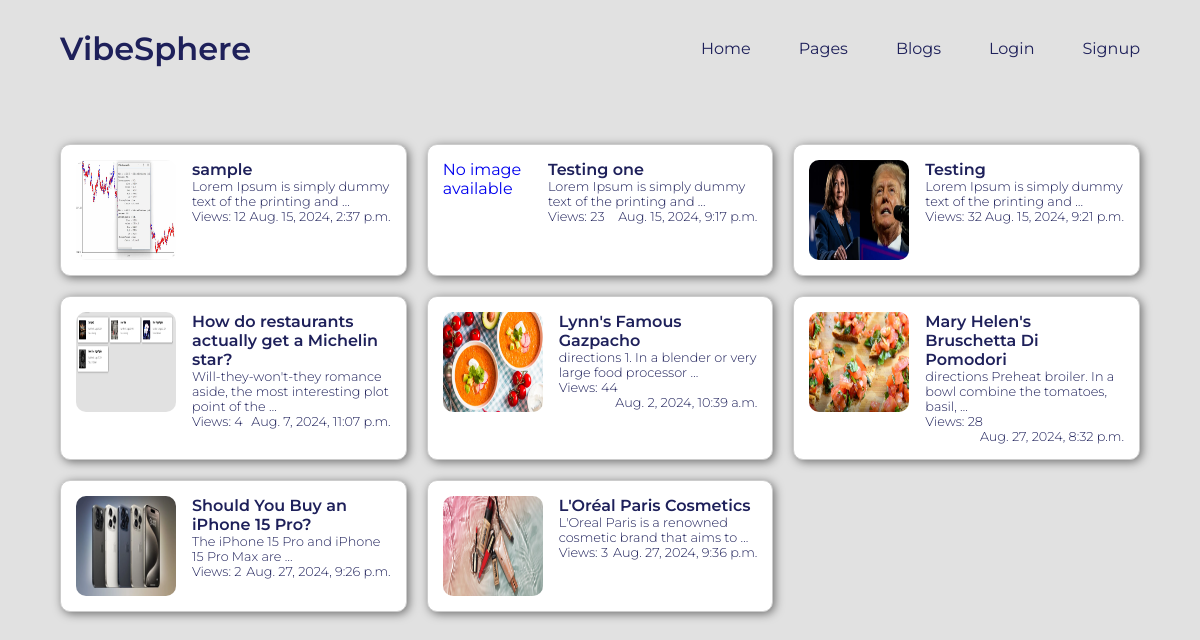
The page /articles/ on the database as committed earlier.
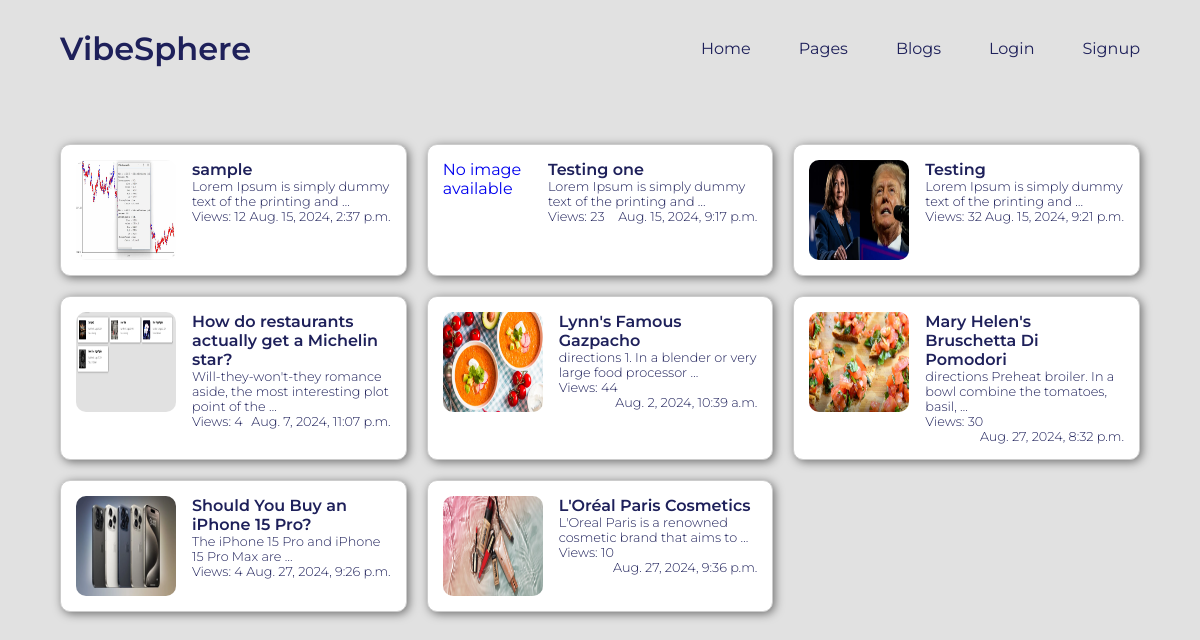
The same page on the database as committed later.
### main/models.py (models this page shows, shortened)
class Article(models.Model):
    title = models.CharField(primary_key=True, unique=True, max_length=200)
    page_name = models.ForeignKey(BlogPage, on_delete=models.CASCADE)
    author = models.ForeignKey(User, on_delete=models.CASCADE)
    created_date = models.DateTimeField(auto_now_add=True)
    updated_date = models.DateTimeField(auto_now=True)
    article_image = models.ImageField(upload_to='article_images/', blank=True, null=True)
    content = models.TextField()
    published_date = models.DateTimeField(blank=True, null=True)
    allow_to_comment = models.BooleanField(default=True)
    view_count = models.IntegerField(default=0)
    category = models.CharField(max_length=50, choices=CATEGORY_CHOICES)
    tag = models.CharField(max_length=50, choices=TAG_CHOICES)

### main/views.py (the view)
# urls.py: path('articles/', views.show_all_articles, name="show_all_articles"),
def show_all_articles(request):
    articles = Article.objects.all()
    context = {
        'show_navbar': True,
        'articles': articles,
        'is_by_page': False,
    }
    return render(request, 'articles.html', context)

### templates/articles.html (shortened to what this page needs)
{% extends 'main.html' %}
{% load static %}
{% block extra_css %}
<link rel="stylesheet" href="{% static 'css/articles.css' %}" />
{% endblock %}
{% block content %}
<div class="main__container">
    <div class="articles-container">
        {% if is_by_page %}
            {% for article in articles_by_page %}
                <div class="article-wrapper">
                    <a class="article-card" href="{% url 'read_article' article.title %}" style="text-decoration: none;">
                        {% if article.article_image %}
                            <img src="{{article.article_image.url}}" alt="{{article.title}}" class="article__img">
                        {% else %}
                            <p>No image available</p>
                        {% endif %}
                        <div class="article-details">
                            <h3 class="article__header">{{ article.title|truncatewords:10  }}</h3>
                            <p class="article__content">{{ article.content|truncatewords:15 }}</p>
                            <p class="article__count">Views: {{ article.view_count }} <span class="article__published">{{ article.published_date }}</span></p>
                        </div>
                    </a>
                    <a href="{% url 'edit_article' article.title %}" class="edit__article">Edit</a>
                </div>
            {% endfor %}
        {% else %}
            {% for article in articles %}
                <div class="article-wrapper">
                    <a class="article-card" href="{% url 'read_article' article.title %}" style="text-decoration: none;">
                        {% if article.article_image %}
                            <img src="{{article.article_image.url}}" alt="{{article.title}}" class="article__img">
                        {% else %}
                            <p>No image available</p>
                        {% endif %}
                        <div class="article-details">
                            <h3 class="article__header">{{ article.title|truncatewords:10  }}</h3>
                            <p class="article__content">{{ article.content|truncatewords:10 }}</p>
                            <p class="article__count">Views: {{ article.view_count }} <span class="article__published">{{ article.published_date }}</span></p>
                        </div>
                    </a>
                </div>
            {% endfor %}
        {% endif %}
    </div>
</div>
{% endblock %}

Rows that differ between the two databases and show on the page:
changed Article "Mary Helen's Bruschetta Di Pomodori": view_count "28" → "30"
changed Article "Should You Buy an iPhone 15 Pro?": view_count "2" → "4"
changed Article "L'Oréal Paris Cosmetics": view_count "3" → "10"
